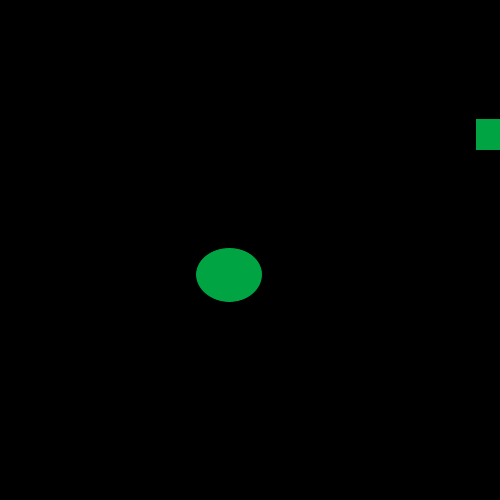
Frame 1 (no input)
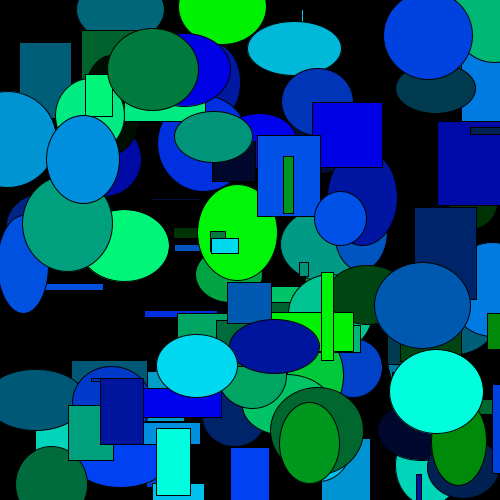
Frame 60 (the mouse pressed at the canvas centre just before this capture)
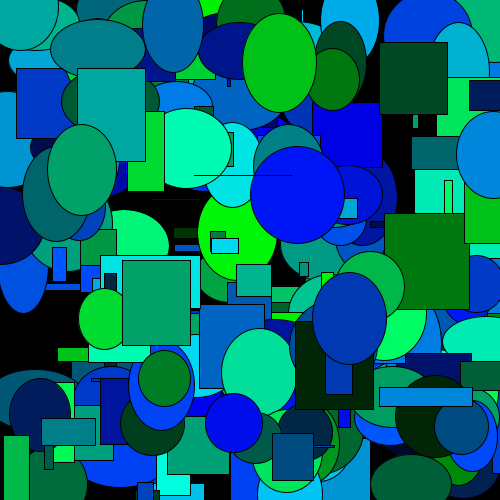
Frame 120 (the mouse held since frame 60 and released just before this capture)

The Processing sketch that drew these frames (run headless with seeded random() and noise(); from frame 60 on, the mouse is pressed at the canvas centre):

// Processing sketch: Using_Random
// ── Using_Random.pde
void setup() {
  size(500,500);
  background(0);
}

void draw() {
  frameRate(25);
  fill(random(0),random(255),random(255));
  rect(random(500),random(500),random(100),random(100));
  ellipse(random(500),random(500),random(50,100),random(50,100));
}
